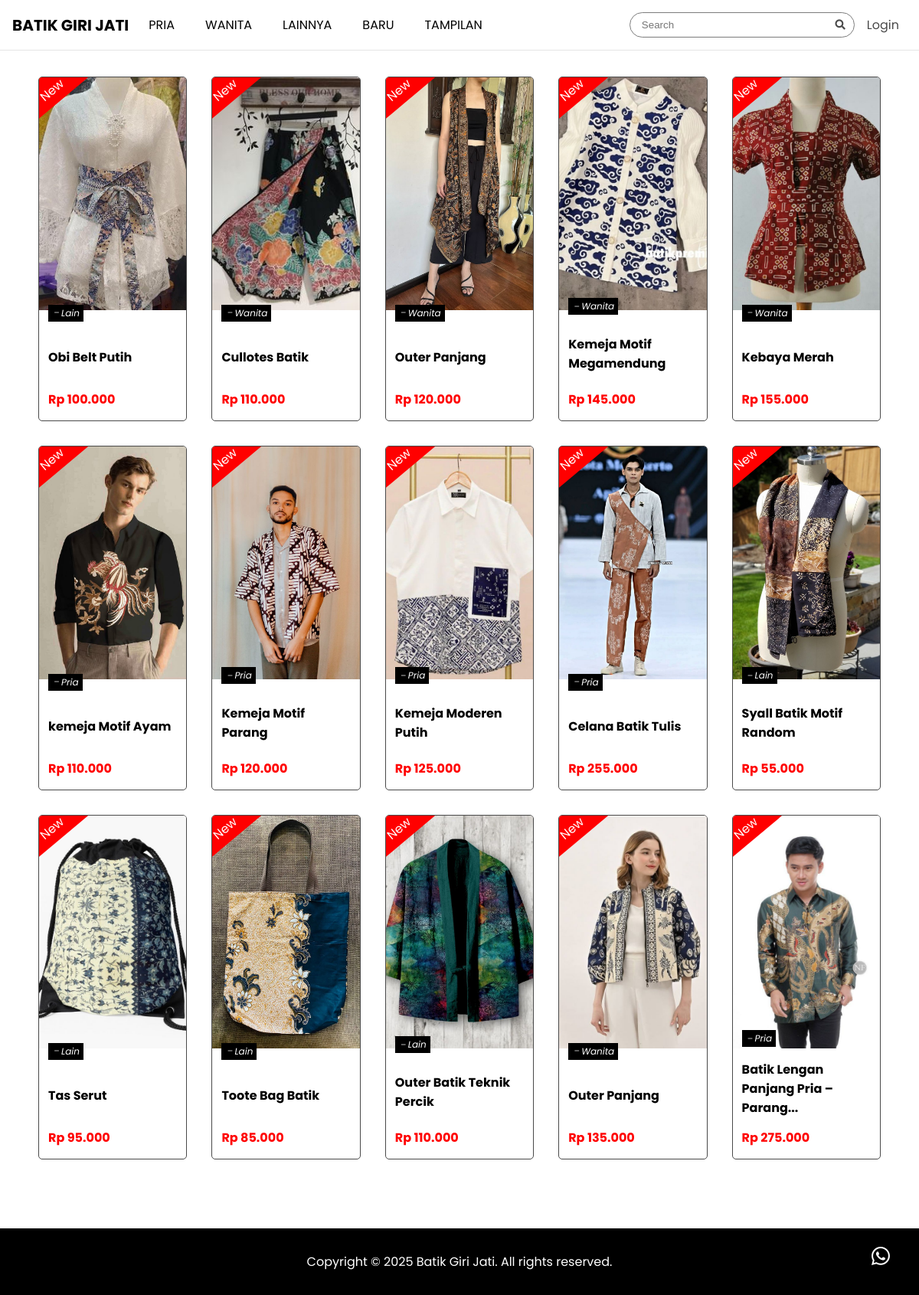
Page /new.php on the committed database.
### tables this page shows
CREATE TABLE `produk` (
  `id` int(11) NOT NULL,
  `nama` varchar(150) NOT NULL,
  `kategori` varchar(50) NOT NULL,
  `harga` decimal(10,2) NOT NULL,
  `deskripsi` varchar(1000) NOT NULL,
  `stok` int(11) NOT NULL,
  `gambar` varchar(255) NOT NULL,
  `waktutambah` timestamp NOT NULL DEFAULT current_timestamp() ON UPDATE current_timestamp()
);

### new.php (the view, shortened to what this page needs)
<?php
include 'config.php';
$price = isset($_GET['price']) ? $_GET['price'] : '';
$sql = "SELECT * FROM produk";
if ($price == 'low') {
    $sql .= " ORDER BY harga ASC";
} elseif ($price == 'high') {
    $sql .= " ORDER BY harga DESC";
} else {
    $sql .= " ORDER BY waktutambah DESC";
}
$sql .= " LIMIT 15";
$result = mysqli_query($conn, $sql);
$rows = [];
while ($row = mysqli_fetch_assoc($result)) {
    $rows[] = $row;
}
?>
<!DOCTYPE html>
<html lang="en">
<head>
    <link rel="stylesheet" href="https://cdn.jsdelivr.net/npm/bootstrap-icons@1.10.5/font/bootstrap-icons.css">
    <link href="https://cdnjs.cloudflare.com/ajax/libs/font-awesome/5.15.3/css/all.min.css" rel="stylesheet" />
    <link rel="stylesheet" href="style/viewall.css">
    <link rel="stylesheet" href="style/header.css">
</head>
<body>
    <?php include 'header.php' ?>
    <main>
            <section id="product">
             <br></br>
            <div class="grid">
                <?php foreach ($rows as $r) { ?>
                    <a href="viewproduk.php?id=<?= $r['id'] ?>" class="grid-link">
                        <div class="grid-item">
                            <span class="new-badge">New</span>
                            <img alt="Product" src="uploads/<?= $r['gambar'] ?>" />
                            <p><span class="kategori"><i class="bi bi-dash"></i><?= $r['kategori']; ?></span></p>
                            <h2><?php $words = explode(" ", $r['nama']);
                                $short_desc = count($words) > 6 ? implode(" ", array_slice($words, 0, 6)) . "..." : $r['nama'];
                                echo $short_desc; ?></h2>
                            <p class="rp"><?= "Rp " . number_format($r['harga'], 0, ',', '.'); ?></p>
                        </div>
                    </a>
                <?php } ?>
            </div>
        </section>
        <div class="wa">
            <a href="https://wa.me/6287733803742" target="_blank"><i class="bi bi-whatsapp"></i></a>
        </div>
    </main>
    <footer>
        <p>Copyright &copy; 2025 Batik Giri Jati. All rights reserved.</p>
    </footer>
</body>
</html>

### style/viewall.css (style rules this page uses)
body { font-family: Poppins, sans-serif; margin: 0; padding: 0; }
#product { width: 100%; display: flex; flex-wrap: wrap; justify-content: center; scroll-margin-top: 110px; }
footer { background-color: #000; color: white; padding: 15px 0; margin-top: 40px; text-align: center; }
.grid { display: grid; grid-template-columns: 1fr; gap: 32px; margin: 50px;; }
.grid-link { text-decoration: none; color: #000; }
@media (min-width: 1024px) { .grid { grid-template-columns: repeat(5, 2fr); } }
.grid-item img { width: 100%; height: 19rem; object-fit: cover; }
.grid-item h2 { font-size: 1rem; font-weight: bold; margin: 12px; margin-top: -20px; }
.rp { color: red; margin-bottom: 8px; margin: 0px 12px 15px 12px; font-weight: bold; }
.kategori { font-style: italic; position: absolute; padding: 2px 5px; background-color: rgb(0, 0, 0); color: white; margin: -2.6rem 12px 0px 12px; font-size: 12px; }

### new.php (style rules this page uses)
.new-badge { z-index: 2; rotate: -40deg; padding: 20px 30px 5px 30px; background-color: red; color: white; position: absolute; margin-left: -35px; margin-top: -14px; }
.grid-item { position: relative; overflow: hidden; }

### rows in the picture
produk: gambar (picture), kategori "Lain", nama "Obi Belt Putih", harga "100.000"
produk: gambar (picture), kategori "Wanita", nama "Cullotes Batik", harga "110.000"
produk: gambar (picture), kategori "Wanita", nama "Outer Panjang", harga "120.000"
produk: gambar (picture), kategori "Wanita", nama "Kemeja Motif Megamendung", harga "145.000"
produk: gambar (picture), kategori "Wanita", nama "Kebaya Merah", harga "155.000"
produk: gambar (picture), kategori "Pria", nama "kemeja Motif Ayam", harga "110.000"
produk: gambar (picture), kategori "Pria", nama "Kemeja Motif Parang", harga "120.000"
produk: gambar (picture), kategori "Pria", nama "Kemeja Moderen Putih", harga "125.000"
produk: gambar (picture), kategori "Pria", nama "Celana Batik Tulis", harga "255.000"
produk: gambar (picture), kategori "Lain", nama "Syall Batik Motif Random", harga "55.000"
produk: gambar (picture), kategori "Lain", nama "Tas Serut", harga "95.000"
produk: gambar (picture), kategori "Lain", nama "Toote Bag Batik", harga "85.000"
produk: gambar (picture), kategori "Lain", nama "Outer Batik Teknik Percik", harga "110.000"
produk: gambar (picture), kategori "Wanita", nama "Outer Panjang", harga "135.000"
produk: gambar (picture), kategori "Pria", nama "Batik Lengan Panjang Pria – Parang...", harga "275.000"
